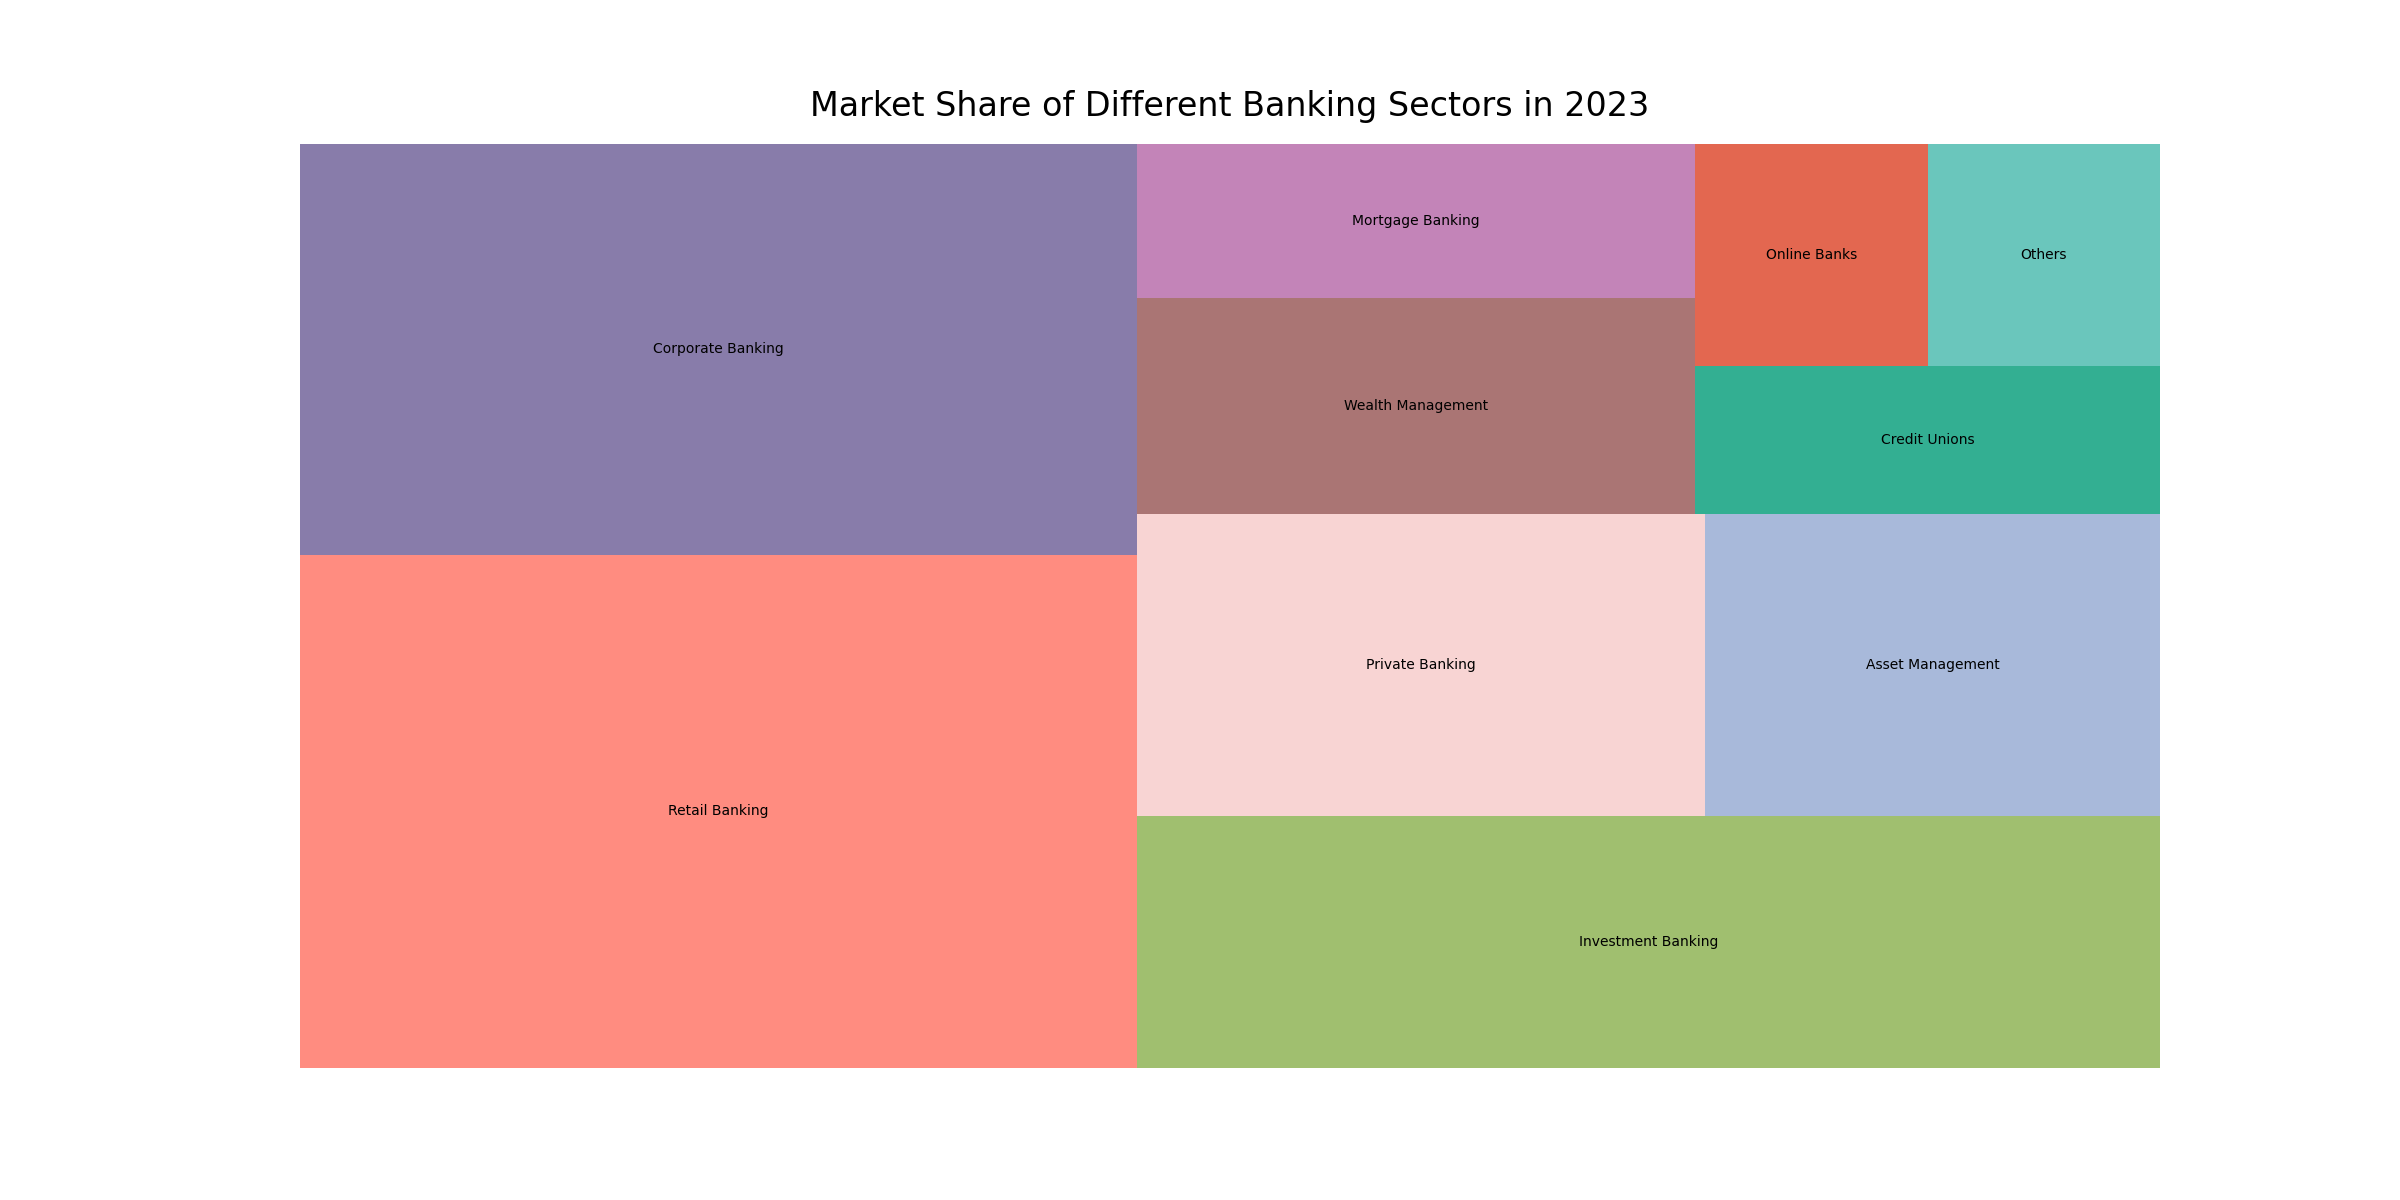

Reproduce this figure in Python.

import matplotlib.pyplot as plt
import pandas as pd
import squarify

# Define the dataframe with the new topic and data points
data = {
    'Sector': ['Retail Banking', 'Corporate Banking', 'Investment Banking', 'Private Banking', 'Asset Management', 'Wealth Management', 'Mortgage Banking', 'Credit Unions', 'Online Banks', 'Others'],
    'Market Share': [25, 20, 15, 10, 8, 7, 5, 4, 3, 3]
}

df = pd.DataFrame(data)

# Define a new color list for better visual appeal
colors = ['#FF6F61', '#6B5B95', '#88B04B', '#F7CAC9', '#92A8D1', '#955251', '#B565A7', '#009B77', '#DD4124', '#45B8AC']

# Plot the treemap with modified dimensions
plt.figure(figsize=(24, 12))
squarify.plot(sizes=df['Market Share'], label=df['Sector'], color=colors, alpha=0.8)

# Add title to the plot
plt.title('Market Share of Different Banking Sectors in 2023', fontsize=24, pad=20)

# Remove axes for a cleaner look
plt.axis('off')

plt.show()
